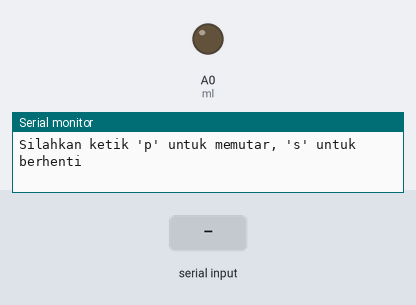
A sketch run on a simulated Arduino Uno, built with avr-gcc and run on an emulated ATmega328P. Shown: output pins drawn as LEDs (lit = HIGH), the last lines printed to the serial monitor. The inputs (shaded band) are chosen by the test bench.

Above: at 1.2 s.
1.3 s: "s" received over Serial
At 3.2 s:
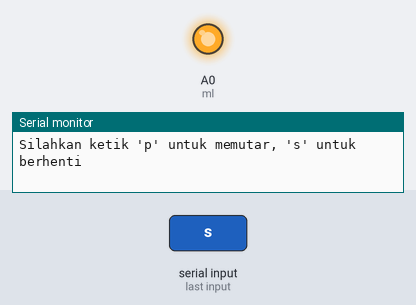
3.8 s: "p" received over Serial
At 5.1 s:
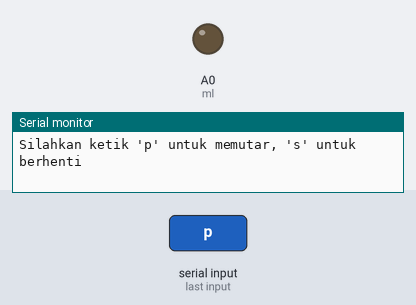
Timing chart, 0 to 6.8 s (numbered marks = the images above; inputs shaded):
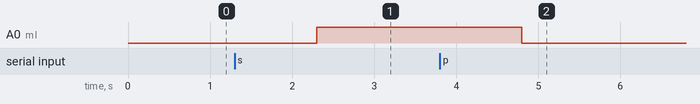

Measured:
- after the input at 1.3 s, A0 (ml): LOW → HIGH after 1.0 s
- after the input at 3.8 s, A0 (ml): HIGH → LOW after 1.0 s

The sketch:

sketch_bluetooth.ino
```cpp
int ml=A0; //motor DC dihubungkan ke pin analog A0 arduino
int h=255; //5 volt
int l=0; //0 volt
String motion;

void setup() {
  Serial.begin(9600);
  pinMode(ml,OUTPUT);
}

void loop() {
  Serial.println("Silahkan ketik 'p' untuk memutar, 's' untuk berhenti ");
  while(Serial.available()==0){  }

  motion= Serial.readString();
  if(motion=="p"){
    analogWrite(ml,l);
  }

  if(motion=="s"){
    analogWrite(ml,h);
  }
}
```
